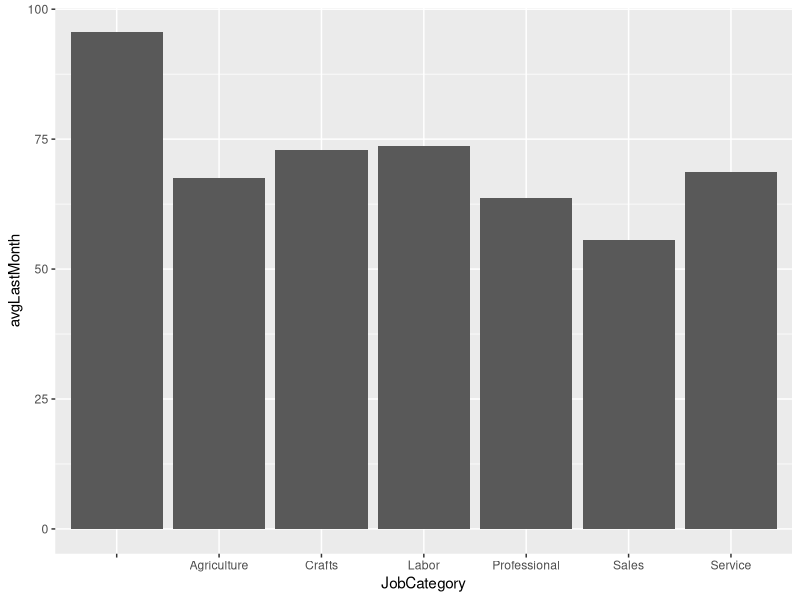
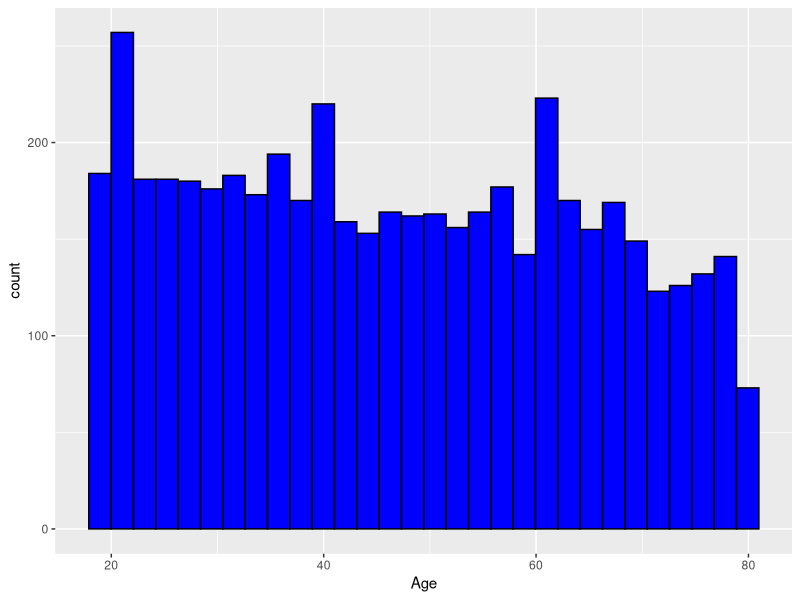
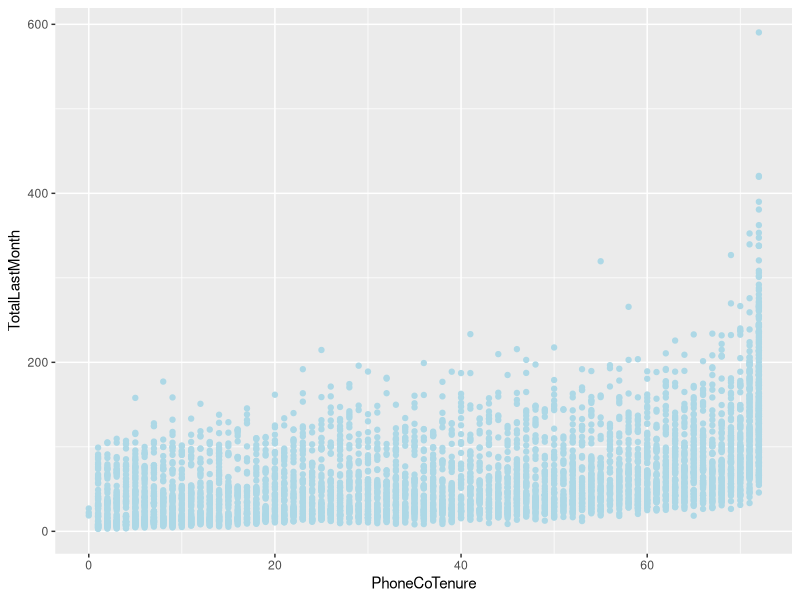
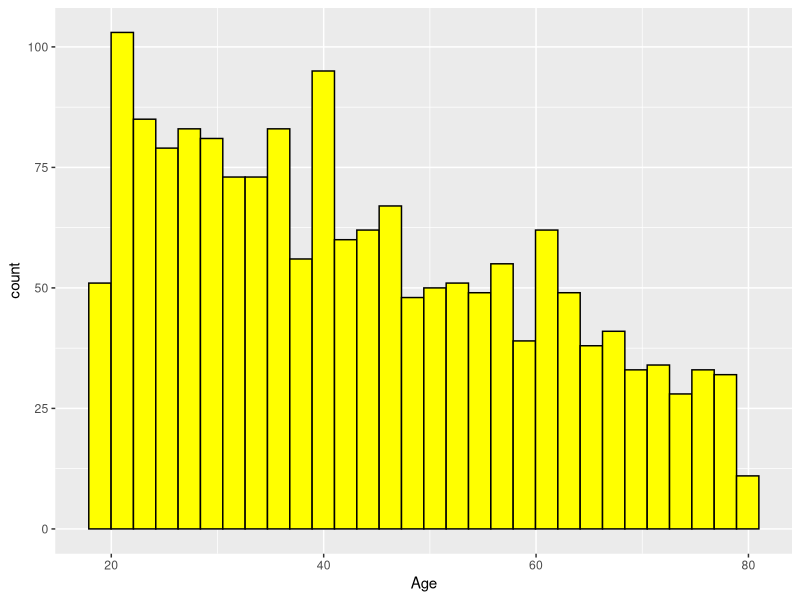
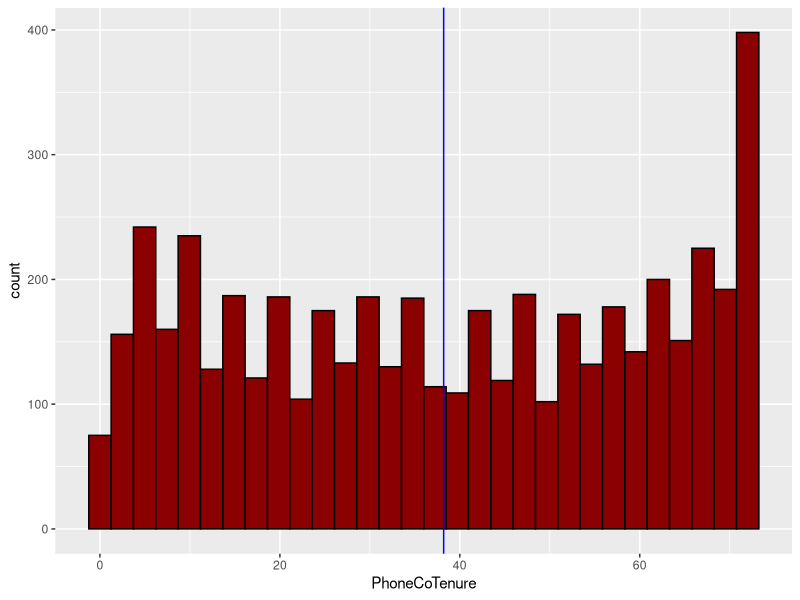
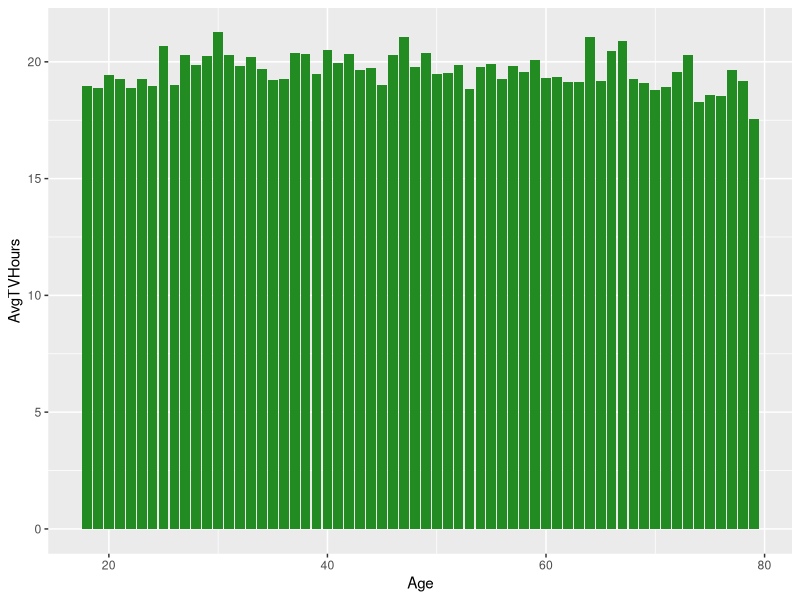
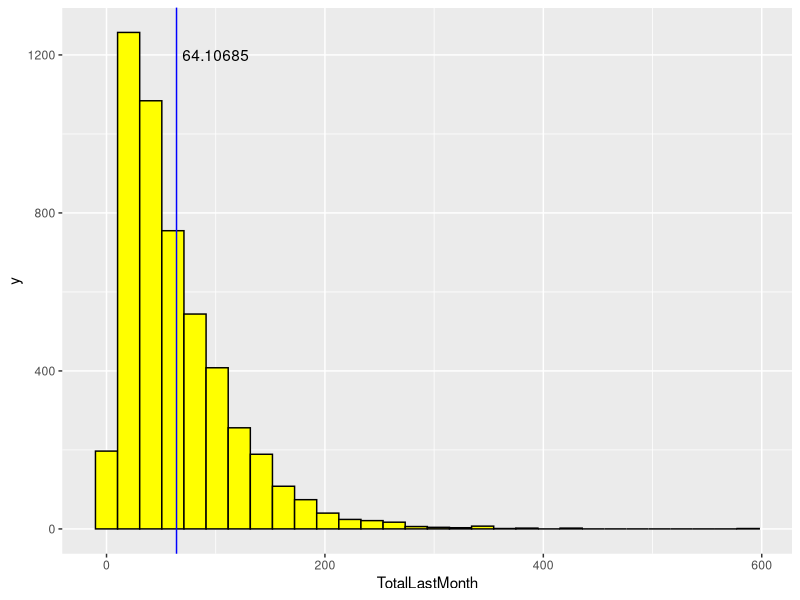
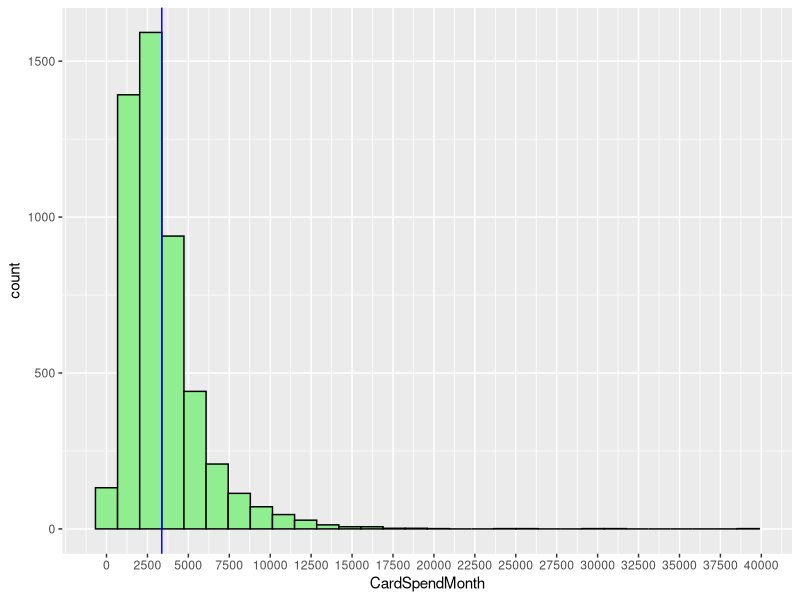

Recreate these plots in R, in order.

library(tidyverse)
library(caret)
library(writexl)

original_data <- read.csv("data/Customer_Dataset_Data.csv", na.strings = "?", stringsAsFactors = F)
original_data <- original_data %>% column_to_rownames(., var = "CustomerID")

data <- original_data

############################## Data Pre-Processing #############################

# Convert monetary columns from character to numeric

data$VoiceOverTenure <- parse_number(data$VoiceOverTenure)
data$VoiceLastMonth <- parse_number(data$VoiceLastMonth)

data$EquipmentOverTenure <- parse_number(data$EquipmentOverTenure)
data$EquipmentLastMonth <- parse_number(data$EquipmentLastMonth)

data$DataOverTenure <- parse_number(data$DataOverTenure)
data$DataLastMonth <- parse_number(data$DataLastMonth)

data$CardSpendMonth <- parse_number(data$CardSpendMonth)


# Handle null values in monetary columns

data$VoiceOverTenure <- replace_na(data$VoiceOverTenure, median(data$VoiceOverTenure))
data$VoiceLastMonth <- replace_na(data$VoiceLastMonth, median(data$VoiceLastMonth))


data$VoiceOverTenure[is.na(data$VoiceOverTenure)] <- median(data$VoiceOverTenure)
data$VoiceLastMonth[is.na(data$VoiceLastMonth)] <- median(data$VoiceLastMonth)

handle_na <- function(data, col1, col2) {
  med_val <- median(data[[col1]], na.rm = TRUE)  # Calculate median of Column 1
  for (i in 1:nrow(data)) {
    if (is.na(data[i, col1])) {
      if (data[i, col2] == "Yes") {
        data[i, col1] <- med_val
      } else {
        data[i, col1] <- 0
      }
    }
  }
  return(data)
}

data <- handle_na(data, "EquipmentOverTenure", "EquipmentRental")
data <- handle_na(data, "EquipmentLastMonth", "EquipmentRental")

data <- handle_na(data, "DataOverTenure", "WirelessData")
data <- handle_na(data, "DataLastMonth", "WirelessData")

data$CardSpendMonth[is.na(data$CardSpendMonth)] <- median(data$CardSpendMonth, na.rm = T)


data$HHIncome <- parse_number(data$HHIncome)

# Derived Features

data$TotalOverTenure <- data$VoiceOverTenure + data$EquipmentOverTenure + data$DataOverTenure
data$TotalByTenure <- data$TotalOverTenure / data$PhoneCoTenure
data$TotalLastMonth <- data$VoiceLastMonth + data$EquipmentLastMonth + data$DataLastMonth

# data$LogIncome <- log10(data$HHIncome)
# data$LogTotalLastMonth <- log10(data$TotalLastMonth)

########################### Exploratory Data Analysis ##########################

data_occupation <- data %>%
  group_by(JobCategory) %>%
  summarise(avgLastMonth = mean(TotalLastMonth))

a <- ggplot(data = data_occupation) +
  geom_col(aes(x=JobCategory, y=avgLastMonth))
print(a)

b <- ggplot(data = data) +
  geom_histogram(aes(x=Age), bins=30, color = "black", fill = "blue")
print(b)

c <- ggplot(data = data) +
  geom_point(aes(x=PhoneCoTenure, y=TotalLastMonth), color = "lightblue")
print(c)


data_equip <- data %>%
  add_count(EquipmentRental) %>%
  group_by(EquipmentRental,n) %>%
  summarise(avgLastMonth = mean(TotalLastMonth))

d <- ggplot(data = data %>% filter(EquipmentRental == "Yes")) +
  geom_histogram(aes(x=Age), color="black", fill="yellow", bins=30)
print(d)


data_wireless <- data %>%
  add_count(WirelessData) %>%
  group_by(WirelessData,n) %>%
  summarise(avgLastMonth = mean(TotalLastMonth))

# data <- data %>% mutate(segment = case_when(
#   EquipmentRental == "Yes" & WirelessData == "Yes" ~ 1,
#   EquipmentRental == "Yes" & WirelessData == "No" ~ 2,
#   EquipmentRental == "No" & WirelessData == "Yes" ~ 3,
#   EquipmentRental == "No" & WirelessData == "No" ~ 4,
# ))
# 
# data_segmented <- data %>% add_count(segment) %>%
#   group_by(segment,n) %>%
#   select_if(is.numeric) %>%
#   summarise_all("median")

e <- ggplot(data = data) +
  geom_histogram(aes(x=PhoneCoTenure), color="black", fill="darkred") +
  geom_vline(xintercept = mean(data$PhoneCoTenure), color="blue")
print(e)

# f <- ggplot(data = data) +
#   geom_point(aes(x=LogIncome, y=LogTotalLastMonth), color="blue")
# print(f)

# cor(data$LogIncome, data$LogTotalLastMonth)

g <- ggplot(data = data %>% select(Age, TVWatchingHours) %>%
              group_by(Age) %>%
              summarise(AvgTVHours = mean(TVWatchingHours))) +
  geom_col(aes(x=Age, y=AvgTVHours), fill="forestgreen")
print(g)

# missing_cols <- is.na(data$PhoneCoTenure) | is.na(data$CardSpendMonth) | is.na(data$TotalLastMonth)
# 
# data <- na.omit(data, subset = !missing_cols)


summary(data %>% select(PhoneCoTenure, TotalLastMonth, CardSpendMonth))

###################### Rule Based Segmentation #################################

h <- ggplot(data = data) +
  geom_histogram(aes(x=TotalLastMonth), color="black", fill="yellow") +
  geom_vline(xintercept=mean(data$TotalLastMonth), color="blue") +
  annotate(geom="text", x=100, y=1200, label=as.character(mean(data$TotalLastMonth)))
print(h)


data$LastMonthGroup <- cut(data$TotalLastMonth, breaks=c(-1,70,600), labels=c("Low", "High"))

i <- ggplot(data = data) +
  geom_histogram(aes(x=CardSpendMonth), color="black", fill="lightgreen") +
  geom_vline(xintercept=mean(data$CardSpendMonth, na.rm = T), color="blue") +
  scale_x_continuous(breaks = seq(0, 40000, by=2500))
print(i)

data$CardSpendGroup <- cut(data$CardSpendMonth, breaks=c(-1,5000,40000), labels=c("Low", "High"))

j <- ggplot(data = data) +
  geom_histogram(aes(x=PhoneCoTenure), color="black", fill="lightblue") +
  geom_vline(xintercept=mean(data$PhoneCoTenure), na.rm = T, color="blue")
print(j)

data$TenureGroup <- cut(data$PhoneCoTenure, breaks=c(-1,40,100), labels=c("Short", "Long"))


data <- data %>% mutate(segment = case_when(
  LastMonthGroup == "Low" & CardSpendGroup == "Low" & TenureGroup == "Short" ~ 1,
  LastMonthGroup == "Low" & CardSpendGroup == "Low" & TenureGroup == "Long" ~ 2,
  LastMonthGroup == "Low" & CardSpendGroup == "High" & TenureGroup == "Short" ~ 3,
  LastMonthGroup == "Low" & CardSpendGroup == "High" & TenureGroup == "Long" ~ 4,
  LastMonthGroup == "High" & CardSpendGroup == "Low" & TenureGroup == "Short" ~ 5,
  LastMonthGroup == "High" & CardSpendGroup == "Low" & TenureGroup == "Long" ~ 6,
  LastMonthGroup == "High" & CardSpendGroup == "High" & TenureGroup == "Short" ~ 7,
  LastMonthGroup == "High" & CardSpendGroup == "High" & TenureGroup == "Long" ~ 8
))

data$CustomerValue <- ifelse(data$segment %in% c(4,6,7,8),"High","Low")
data$CustomerValue <- as.factor(data$CustomerValue)


###################### Supervised Learning Segmentation ########################


log_reg <- glm(CustomerValue ~ TotalLastMonth + CardSpendMonth + PhoneCoTenure, data=data,
               family = "binomial")

data$probValue <- predict(log_reg, newdata = data, type="response")
data$ValueGroup <- cut(data$probValue, breaks=c(0.0,0.50,1.0),
                         labels=c("Low","High"))

###################### Unsupervised Learning Segmentation ######################

# Standardize numeric variables
k_points <- data %>% select(c("PhoneCoTenure", "TotalLastMonth", "CardSpendMonth"))
k_points <- scale(k_points)



# Select best number of k-values
ks <- 1:12
tot_within_ss <- sapply(ks, function(k) {
  set.seed(1223)
  cl <- kmeans(k_points, k)
  cl$tot.withinss
})
plot(ks, tot_within_ss, type = "b")


set.seed(1223)
NUM_CLUSTERS <- 5
kclust <- kmeans(k_points, centers = NUM_CLUSTERS, nstart=10)

#add segments to original dataset
data$kmeans_segment <- as.factor(kclust$cluster)


write_xlsx(data)
